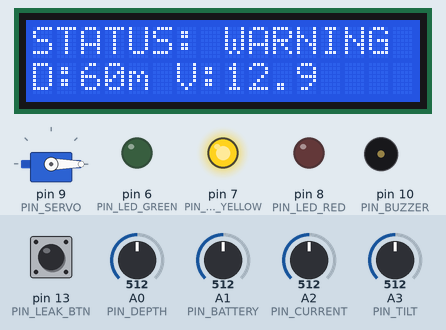
Simulated run of this sketch. Board: Arduino Uno, built with avr-gcc and run on an emulated ATmega328P. Shown: servo, 16×2 character LCD, output pins drawn as LEDs (lit = HIGH), buzzer (waves = sounding, pin HIGH). The test bench sets the inputs (shaded band); at power-on: A0 (PIN_DEPTH) = 512, A1 (PIN_BATTERY) = 512, A3 (PIN_TILT) = 512, pin 13 (PIN_LEAK_BTN) HIGH, A2 (PIN_CURRENT) = 512. What the sketch prints to the serial monitor is not drawn.

Above: at 3.2 s.
3.3 s: A0 (PIN_DEPTH) set to 668
At 4.1 s:
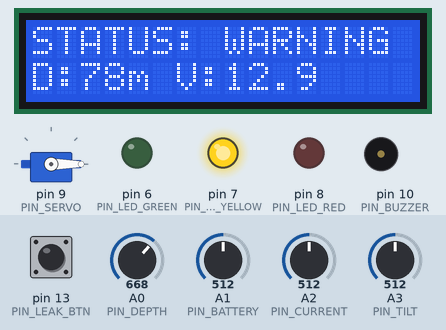
4.8 s: A0 (PIN_DEPTH) set to 695
At 6.4 s:
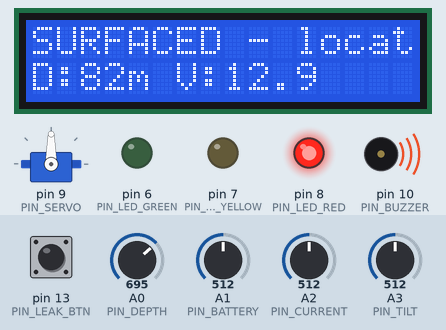
7.8 s: A1 (PIN_BATTERY) set to 276
At 9.4 s:
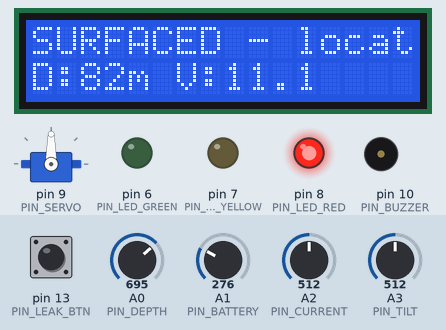
10.1 s: A1 (PIN_BATTERY) set to 253
At 12.1 s:
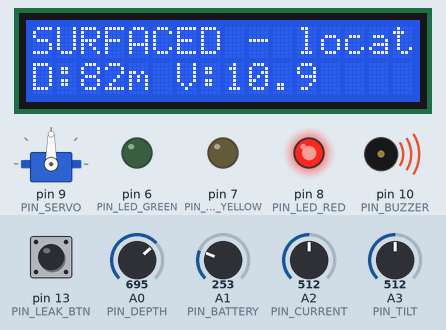
12.2 s: A3 (PIN_TILT) set to 133
14.2 s: A3 (PIN_TILT) set to 114
Timing chart, 0 to 18.2 s (numbered marks = the images above; inputs shaded):
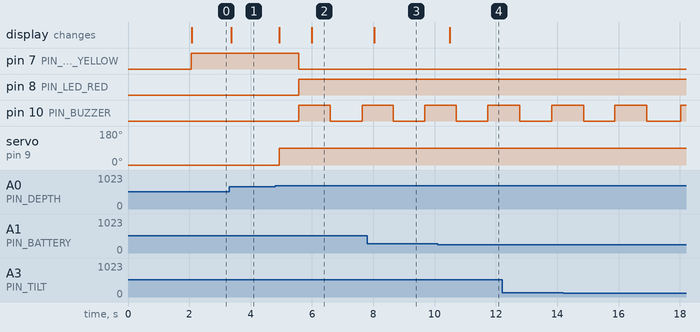

The sketch:

sketch.ino
```cpp
/*
  =====================================================================
   AUV FAULT DETECTION & RECOVERY SYSTEM — DEMO
   Project: BRACU Duburi — AUV Fault Detection and Recovery Subsystem
   Platform: Wokwi / TinkerCAD Circuits (Arduino Uno)
  =====================================================================

  CONCEPT
  -------
  A real AUV loses radio contact once submerged, so it must detect its
  own faults and react autonomously. This demo simulates 4 common AUV
  fault modes using potentiometers/buttons (standing in for real
  sensors) and shows the vehicle's onboard logic detecting each fault
  and executing an automatic recovery action — exactly like the real
  vehicle would.

  SIMULATED FAULTS               REAL SENSOR IT STANDS IN FOR
  -----------------------------  --------------------------------------
  A0 Depth potentiometer      -> Pressure/depth transducer
  A1 Battery potentiometer    -> Battery voltage monitor
  A2 Motor current pot        -> Thruster current sensor (e.g. ACS712)
  A3 Tilt potentiometer       -> IMU roll/pitch (attitude)
  D13 Leak pushbutton         -> Hull leak/moisture sensor

  RECOVERY ACTION
  ----------------
  On any FAULT: thrusters are commanded OFF (logged), the buzzer and
  red LED alarm, and a servo fires an "emergency ballast / marker buoy
  release" — the same abort action a real AUV takes to become
  positively buoyant and surface for recovery.

  STATE MACHINE
  --------------
  NOMINAL -> WARNING -> FAULT -> RECOVERY -> SURFACED

  =====================================================================
*/

#include <LiquidCrystal.h>
#include <Servo.h>

// ---------- Pin map ----------
const int PIN_DEPTH   = A0;
const int PIN_BATTERY = A1;
const int PIN_CURRENT = A2;
const int PIN_TILT    = A3;

const int PIN_LEAK_BTN = 13;   // INPUT_PULLUP, LOW = leak detected

const int PIN_LED_GREEN  = 6;
const int PIN_LED_YELLOW = 7;
const int PIN_LED_RED    = 8;

const int PIN_SERVO  = 9;
const int PIN_BUZZER = 10;

// LCD: RS, E, D4, D5, D6, D7
LiquidCrystal lcd(12, 11, 5, 4, 3, 2);
Servo ballastServo;

// ---------- Thresholds ----------
const float DEPTH_MAX_SAFE_M   = 80.0;   // fault beyond this depth
const float DEPTH_WARN_M       = 60.0;

const float BATT_WARN_V   = 12.5;
const float BATT_FAULT_V  = 11.0;

const float CURRENT_WARN_A  = 3.0;
const float CURRENT_FAULT_A = 4.5;

const float TILT_WARN_DEG  = 25.0;
const float TILT_FAULT_DEG = 45.0;

// ---------- State machine ----------
enum SystemState { NOMINAL, WARNING, FAULT, RECOVERY, SURFACED };
SystemState state = NOMINAL;
SystemState prevState = NOMINAL;

const int SERVO_STOWED   = 0;   // ballast/buoy retained
const int SERVO_RELEASED = 90;  // ballast dropped / buoy released

unsigned long lastBeep = 0;
bool buzzerOn = false;
unsigned long lastLog = 0;

String faultReason = "";

void setup() {
  Serial.begin(9600);
  pinMode(PIN_LEAK_BTN, INPUT_PULLUP);
  pinMode(PIN_LED_GREEN, OUTPUT);
  pinMode(PIN_LED_YELLOW, OUTPUT);
  pinMode(PIN_LED_RED, OUTPUT);
  pinMode(PIN_BUZZER, OUTPUT);

  ballastServo.attach(PIN_SERVO);
  ballastServo.write(SERVO_STOWED);

  lcd.begin(16, 2);
  lcd.print("AUV F.D.R. Demo");
  lcd.setCursor(0, 1);
  lcd.print("BRACU Duburi");
  delay(2000);
  lcd.clear();

  Serial.println(F("=== AUV Fault Detection & Recovery System — BOOT OK ==="));
}

void loop() {
  // ---------- Read & convert simulated sensors ----------
  float depth   = map(analogRead(PIN_DEPTH), 0, 1023, 0, 1200) / 10.0;      // 0-120.0 m
  float battery = 9.0 + (analogRead(PIN_BATTERY) / 1023.0) * (16.8 - 9.0);  // 9.0-16.8 V
  float current = (analogRead(PIN_CURRENT) / 1023.0) * 6.0;                 // 0-6.0 A
  float tilt    = map(analogRead(PIN_TILT), 0, 1023, -60, 60);              // -60..60 deg
  bool  leak    = (digitalRead(PIN_LEAK_BTN) == LOW);

  // ---------- Fault detection logic ----------
  bool faultLevel = false, warnLevel = false;
  faultReason = "";

  if (leak) { faultLevel = true; faultReason += "LEAK "; }

  if (depth > DEPTH_MAX_SAFE_M) { faultLevel = true; faultReason += "DEPTH "; }
  else if (depth > DEPTH_WARN_M) { warnLevel = true; }

  if (battery < BATT_FAULT_V) { faultLevel = true; faultReason += "BATTERY "; }
  else if (battery < BATT_WARN_V) { warnLevel = true; }

  if (current > CURRENT_FAULT_A) { faultLevel = true; faultReason += "THRUSTER_STALL "; }
  else if (current > CURRENT_WARN_A) { warnLevel = true; }

  if (abs(tilt) > TILT_FAULT_DEG) { faultLevel = true; faultReason += "ATTITUDE "; }
  else if (abs(tilt) > TILT_WARN_DEG) { warnLevel = true; }

  // ---------- State transition ----------
  prevState = state;
  if (faultLevel) {
    state = (state == RECOVERY || state == SURFACED) ? SURFACED : FAULT;
  } else if (warnLevel) {
    state = (state == SURFACED) ? SURFACED : WARNING;
  } else {
    state = (state == SURFACED) ? SURFACED : NOMINAL; // stays SURFACED until reset
  }

  // Edge: just entered FAULT -> run recovery sequence once
  if (state == FAULT && prevState != FAULT && prevState != RECOVERY && prevState != SURFACED) {
    triggerRecovery();
    state = RECOVERY;
  }

  // ---------- Outputs ----------
  updateIndicators();
  updateLCD(depth, battery, current, tilt, leak);
  handleBuzzer();

  if (millis() - lastLog > 700) {
    lastLog = millis();
    logToSerial(depth, battery, current, tilt, leak);
  }

  delay(50);
}

// Executes the automated abort/recovery sequence — the core deliverable
void triggerRecovery() {
  Serial.println(F(">>> FAULT DETECTED — EXECUTING AUTONOMOUS RECOVERY <<<"));
  Serial.print(F("    Fault(s): "));
  Serial.println(faultReason);
  Serial.println(F("    Action 1: Thrusters commanded OFF"));
  Serial.println(F("    Action 2: Releasing emergency ballast / marker buoy"));

  lcd.clear();
  lcd.print("FAULT: " + faultReason.substring(0, 9));
  lcd.setCursor(0, 1);
  lcd.print("RECOVERY ACTIVE");

  ballastServo.write(SERVO_RELEASED);
  delay(600); // allow servo to complete the release motion

  Serial.println(F("    Action 3: Vehicle set to ascend / surface"));
  Serial.println(F(">>> Recovery sequence complete — vehicle SURFACED <<<"));
}

void updateIndicators() {
  digitalWrite(PIN_LED_GREEN,  state == NOMINAL);
  digitalWrite(PIN_LED_YELLOW, state == WARNING);
  digitalWrite(PIN_LED_RED,    (state == FAULT || state == RECOVERY || state == SURFACED));
}

void handleBuzzer() {
  bool shouldAlarm = (state == FAULT || state == RECOVERY || state == SURFACED);
  if (!shouldAlarm) { digitalWrite(PIN_BUZZER, LOW); return; }

  // Slow chirp once surfaced (locator beacon), fast alarm during active fault
  unsigned long interval = (state == SURFACED) ? 1000 : 250;
  if (millis() - lastBeep > interval) {
    lastBeep = millis();
    buzzerOn = !buzzerOn;
    digitalWrite(PIN_BUZZER, buzzerOn ? HIGH : LOW);
  }
}

void updateLCD(float depth, float battery, float current, float tilt, bool leak) {
  static unsigned long lastLCD = 0;
  if (millis() - lastLCD < 400) return; // limit refresh rate
  lastLCD = millis();

  if (state == RECOVERY) return; // recovery message already shown, hold it briefly

  lcd.clear();
  switch (state) {
    case NOMINAL:  lcd.print("STATUS: NOMINAL"); break;
    case WARNING:  lcd.print("STATUS: WARNING"); break;
    case FAULT:    lcd.print("STATUS: FAULT!"); break;
    case SURFACED: lcd.print("SURFACED - locate"); break;
  }
  lcd.setCursor(0, 1);
  lcd.print("D:" + String(depth, 0) + "m V:" + String(battery, 1));
}

void logToSerial(float depth, float battery, float current, float tilt, bool leak) {
  Serial.print(F("t=")); Serial.print(millis() / 1000.0, 1);
  Serial.print(F("s | STATE=")); Serial.print(stateName(state));
  Serial.print(F(" | depth=")); Serial.print(depth, 1); Serial.print(F("m"));
  Serial.print(F(" | batt=")); Serial.print(battery, 2); Serial.print(F("V"));
  Serial.print(F(" | current=")); Serial.print(current, 2); Serial.print(F("A"));
  Serial.print(F(" | tilt=")); Serial.print(tilt, 0); Serial.print(F("deg"));
  Serial.print(F(" | leak=")); Serial.print(leak ? "YES" : "no");
  if (faultReason.length() > 0) { Serial.print(F(" | FAULTS: ")); Serial.print(faultReason); }
  Serial.println();
}

String stateName(SystemState s) {
  switch (s) {
    case NOMINAL:  return "NOMINAL";
    case WARNING:  return "WARNING";
    case FAULT:    return "FAULT";
    case RECOVERY: return "RECOVERY";
    case SURFACED: return "SURFACED";
  }
  return "?";
}
```

Measured:
- the behaviour switches between 682 and 683 on A0 (PIN_DEPTH) (found by bisection; images 1 and 2)
- after the input at 3.3 s, the display: changes after 0.07 s (image 1)
- after the input at 4.8 s, pin 7 (PIN_LED_YELLOW): HIGH → LOW after 0.77 s; pin 8 (PIN_LED_RED): LOW → HIGH after 0.77 s; pin 10 (PIN_BUZZER): LOW → HIGH after 0.77 s, → LOW 1.0 s later, → HIGH 1.0 s later; servo on pin 9 (PIN_SERVO): 0° → 90° after 0.13 s; the display: first changes after 0.13 s (image 2 shows a later state)
- after the input at 7.8 s, the display: changes after 0.24 s (image 3)
- after the input at 10.1 s, the display: changes after 0.40 s (image 4)
